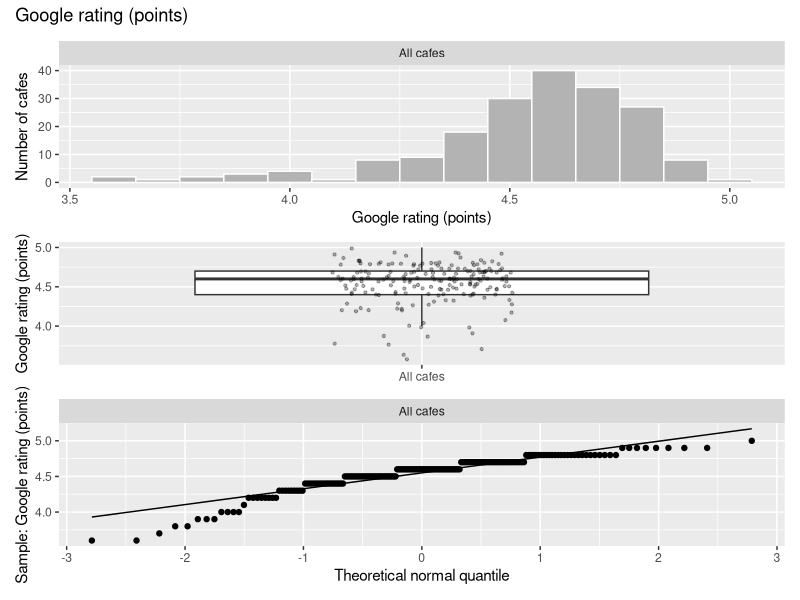
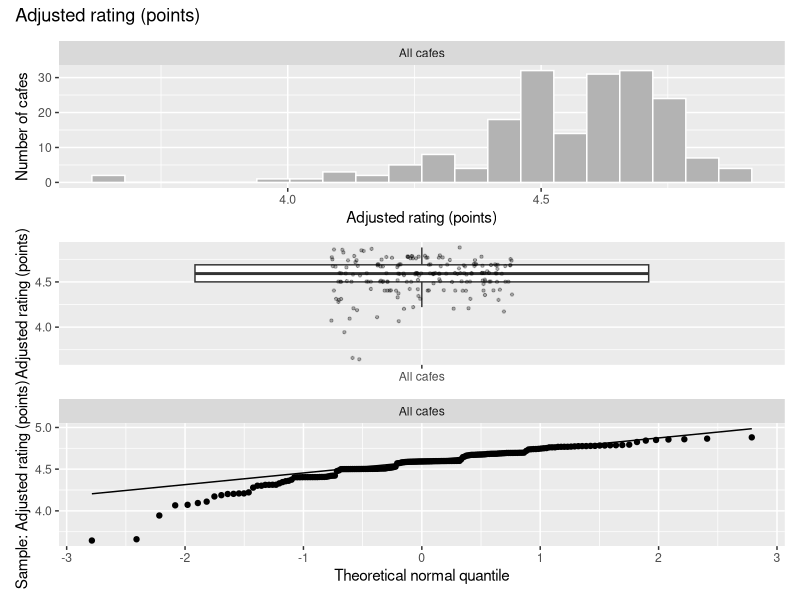
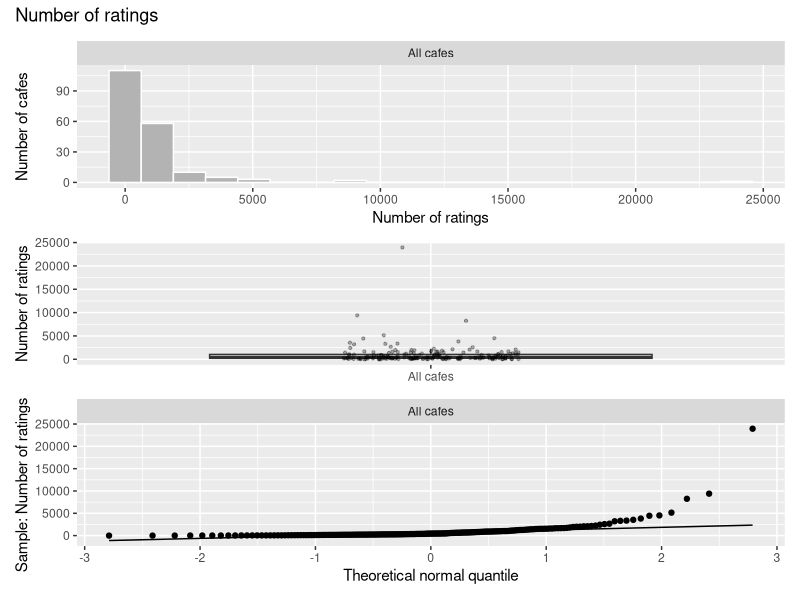
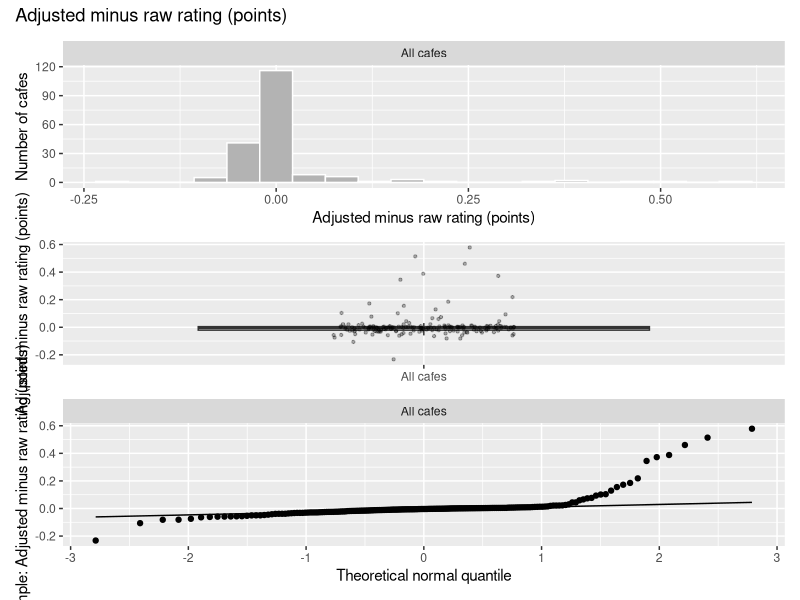
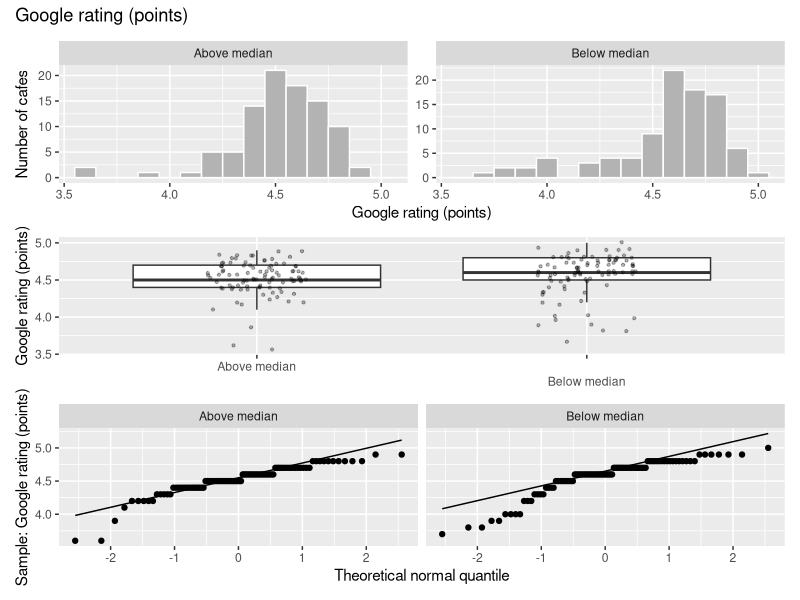
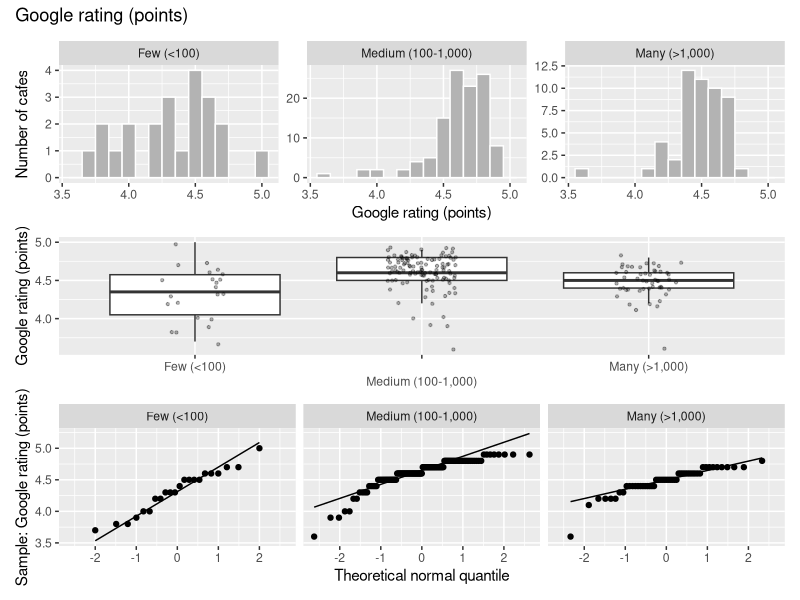
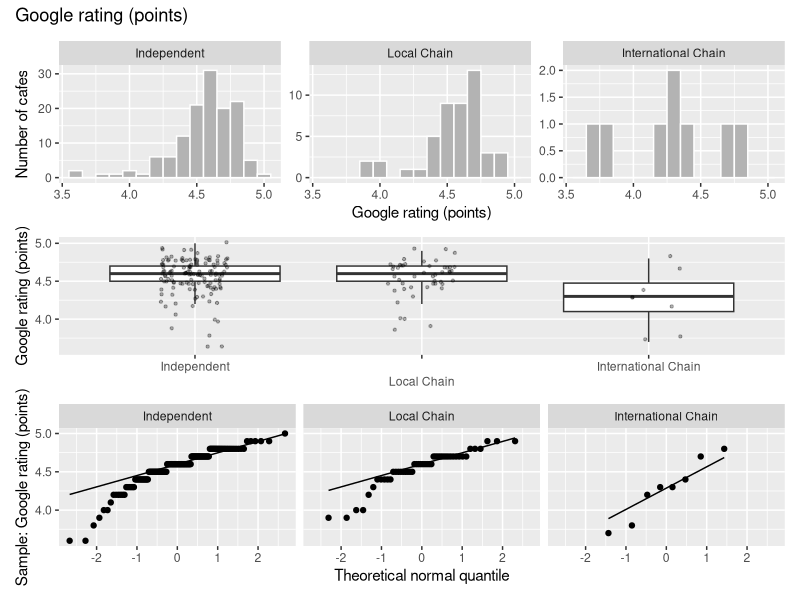
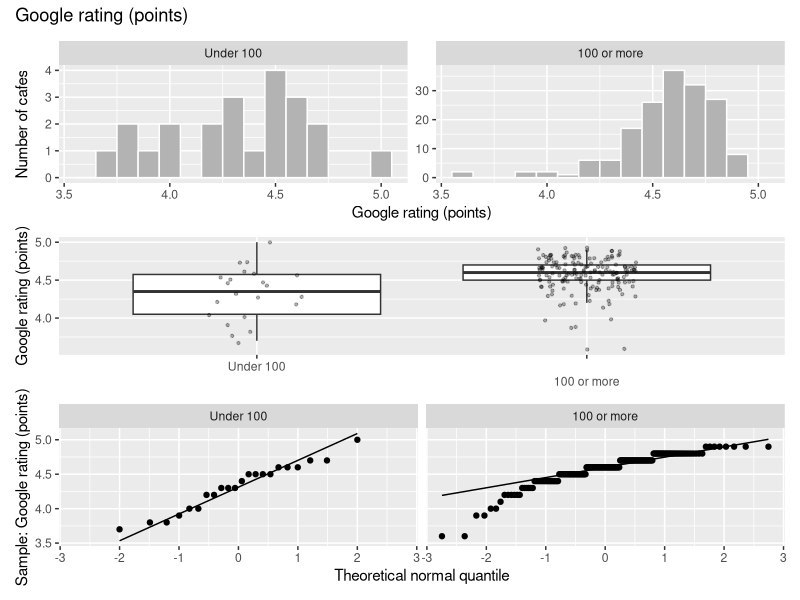

Reproduce these figures in R, in order.
# ============================================================
# 02_descriptive.R
# Reads analysis/dataset.csv and describes the variables used in A1-A10.
# Decides parametric vs non-parametric for each variable and group.
# Run from the project root (open cafe-analysis.Rproj first).
# ============================================================

library(tidyverse)

if (!requireNamespace("patchwork", quietly = TRUE)) install.packages("patchwork")
library(patchwork)

# ---- 1. Load the cleaned data ----
dat <- read_csv("analysis/dataset.csv", show_col_types = FALSE) %>%
  mutate(
    cafe_type = factor(cafe_type,
                       levels = c("Independent", "Local Chain", "International Chain")),
    # first level = first group in R's tests: "Above median minus Below median"
    n_group_median = factor(n_group_median, levels = c("Above median", "Below median")),
    n_group_3 = factor(n_group_3,
                       levels = c("Few (<100)", "Medium (100-1,000)", "Many (>1,000)")),
    n_group_2 = factor(n_group_2, levels = c("Under 100", "100 or more")),
    diff_adj  = adj_rating - rating          # paired difference for A3
  )

glimpse(dat)

# ---- 2. Count and summarise: numeric variables, all cafes ----
num_summary <- function(x) {
  tibble(n         = sum(!is.na(x)),
         n_missing = sum(is.na(x)),
         mean      = mean(x, na.rm = TRUE),
         sd        = sd(x, na.rm = TRUE),
         median    = median(x, na.rm = TRUE),
         iqr       = IQR(x, na.rm = TRUE),
         min       = min(x, na.rm = TRUE),
         max       = max(x, na.rm = TRUE))
}

overall <- bind_rows(
  rating     = num_summary(dat$rating),
  adj_rating = num_summary(dat$adj_rating),
  n_ratings  = num_summary(dat$n_ratings),
  diff_adj   = num_summary(dat$diff_adj),
  .id = "variable"
)
print(overall, width = Inf)

# ---- 3. Numeric variables by group ----
by_group <- function(data, value, group) {
  data %>%
    filter(!is.na({{ group }}), !is.na({{ value }})) %>%
    group_by(group = {{ group }}) %>%
    summarise(n = n(), mean = mean({{ value }}), sd = sd({{ value }}),
              median = median({{ value }}), iqr = IQR({{ value }}),
              min = min({{ value }}), max = max({{ value }}),
              .groups = "drop")
}

print(by_group(dat, rating, n_group_median), width = Inf)   # A2
print(by_group(dat, rating, n_group_3),      width = Inf)   # A4
print(by_group(dat, rating, cafe_type),      width = Inf)   # A8
print(by_group(dat, rating, n_group_2),      width = Inf)   # A9
print(by_group(dat, adj_rating, n_group_2),  width = Inf)   # A9

# ---- 4. Categorical variables: counts and percentages ----
dat %>% count(top_rated) %>% mutate(pct = round(100 * n / sum(n), 1)) %>% print()
dat %>% count(n_group_median, top_rated) %>% print()          # A5

# ---- 5. Descriptive plots: histogram, boxplot and normal Q-Q plot ----
dir.create("report/figures", showWarnings = FALSE, recursive = TRUE)

desc_plots <- function(data, value, group = NULL, label, file, binwidth = NULL) {
  d <- data %>% filter(!is.na(.data[[value]]))
  if (!is.null(group)) {
    d <- d %>% filter(!is.na(.data[[group]]))
    d$g <- d[[group]]
  } else {
    d$g <- factor("All cafes")
  }
  
  p_hist <- ggplot(d, aes(x = .data[[value]])) +
    geom_histogram(binwidth = binwidth, bins = 20,
                   fill = "grey70", colour = "white") +
    facet_wrap(~ g, nrow = 1, scales = "free_y") +
    labs(x = label, y = "Number of cafes")
  
  p_box <- ggplot(d, aes(x = g, y = .data[[value]])) +
    geom_boxplot(outlier.shape = NA) +
    geom_jitter(width = 0.15, alpha = 0.3, size = 0.8) +
    scale_x_discrete(guide = guide_axis(n.dodge = 2)) +
    labs(x = NULL, y = label)
  
  p_qq <- ggplot(d, aes(sample = .data[[value]])) +
    stat_qq() + stat_qq_line() +
    facet_wrap(~ g, nrow = 1) +
    labs(x = "Theoretical normal quantile", y = paste("Sample:", label))
  
  fig <- (p_hist / p_box / p_qq) + plot_annotation(title = label)
  ggsave(file.path("report/figures", file), fig, width = 9, height = 9)
}

# All cafes
desc_plots(dat, "rating",     NULL, "Google rating (points)",        "D_rating.pdf", binwidth = 0.1)
desc_plots(dat, "adj_rating", NULL, "Adjusted rating (points)",      "D_adj_rating.pdf")
desc_plots(dat, "n_ratings",  NULL, "Number of ratings",             "D_n_ratings.pdf")
desc_plots(dat, "diff_adj",   NULL, "Adjusted minus raw rating (points)", "D_diff_adj.pdf")

# By group
desc_plots(dat, "rating", "n_group_median", "Google rating (points)", "D_rating_by_median.pdf", binwidth = 0.1)  # A2
desc_plots(dat, "rating", "n_group_3",      "Google rating (points)", "D_rating_by_n3.pdf",     binwidth = 0.1)  # A4
desc_plots(dat, "rating", "cafe_type",      "Google rating (points)", "D_rating_by_type.pdf",   binwidth = 0.1)  # A8
desc_plots(dat, "rating", "n_group_2",      "Google rating (points)", "D_rating_by_n2.pdf",     binwidth = 0.1)  # A9
desc_plots(dat, "adj_rating", "n_group_2",  "Adjusted rating (points)", "D_adj_rating_by_n2.pdf")                # A9

# ---- 6. Normality numbers and the central limit theorem ----
group_levels <- c("All cafes", "Above median", "Below median",
                  "Few (<100)", "Medium (100-1,000)", "Many (>1,000)",
                  "Independent", "Local Chain", "International Chain",
                  "Under 100", "100 or more")

long <- bind_rows(
  dat %>% transmute(set = "Rating",                            group = "All cafes",                  value = rating),
  dat %>% transmute(set = "Adjusted rating",                   group = "All cafes",                  value = adj_rating),
  dat %>% transmute(set = "Number of ratings",                 group = "All cafes",                  value = n_ratings),
  dat %>% transmute(set = "Adjusted minus raw (A3)",           group = "All cafes",                  value = diff_adj),
  dat %>% transmute(set = "Rating by median split (A2)",       group = as.character(n_group_median), value = rating),
  dat %>% transmute(set = "Rating by ratings group (A4)",      group = as.character(n_group_3),      value = rating),
  dat %>% transmute(set = "Rating by cafe type (A8)",          group = as.character(cafe_type),      value = rating),
  dat %>% transmute(set = "Rating by 100 split (A9)",          group = as.character(n_group_2),      value = rating),
  dat %>% transmute(set = "Adjusted rating by 100 split (A9)", group = as.character(n_group_2),      value = adj_rating)
) %>%
  filter(!is.na(group), !is.na(value)) %>%
  mutate(set   = factor(set, levels = unique(set)),
         group = factor(group, levels = group_levels))

# Skewness: 0 = symmetric, negative = left tail, positive = right tail
calc_skew <- function(x) {
  x <- x[!is.na(x)]
  m <- mean(x)
  mean((x - m)^3) / mean((x - m)^2)^1.5
}

# Bootstrap of the mean: 5,000 resamples, seed fixed so results are reproducible
set.seed(2026)
B <- 5000
boot_means <- function(x, B) replicate(B, mean(sample(x, length(x), replace = TRUE)))

res <- long %>%
  group_by(set, group) %>%
  summarise(n         = n(),
            skew      = calc_skew(value),
            shapiro_p = shapiro.test(value)$p.value,   # optional; does not override the plots
            boot      = list(boot_means(value, B)),
            .groups   = "drop") %>%
  mutate(skew_boot = map_dbl(boot, calc_skew),         # skewness of the bootstrapped means
         panel     = factor(paste0(set, ": ", group), levels = paste0(set, ": ", group)))

res %>%
  select(panel, n, skew, skew_boot, shapiro_p) %>%
  mutate(across(c(skew, skew_boot), ~ round(.x, 2)),
         shapiro_p = round(shapiro_p, 3)) %>%
  print(n = Inf, width = Inf)

# ---- 7. Distribution of the bootstrapped means ----
boot_long <- res %>% select(panel, boot) %>% unnest(boot)

p_bh <- ggplot(boot_long, aes(x = boot)) +
  geom_histogram(bins = 40, fill = "grey70", colour = "white") +
  facet_wrap(~ panel, scales = "free", ncol = 4, labeller = label_wrap_gen(28)) +
  labs(x = "Bootstrapped mean", y = "Count")
ggsave("report/figures/D_boot_hist.pdf", p_bh, width = 12, height = 12)

p_bq <- ggplot(boot_long, aes(sample = boot)) +
  stat_qq(size = 0.3) + stat_qq_line() +
  facet_wrap(~ panel, scales = "free", ncol = 4, labeller = label_wrap_gen(28)) +
  labs(x = "Theoretical normal quantile", y = "Bootstrapped mean")
ggsave("report/figures/D_boot_qq.pdf", p_bq, width = 12, height = 12)

# ---- 8. The descriptive table (D_table.tex) ----
# YOUR judgement from the histograms and Q-Q plots of each variable/group,
# in the same order as the printed table. Check each one against the figures.
normal_plots <- c(
  "No, left-skewed",              #  1 Rating: All cafes
  "No, left-skewed",              #  2 Adjusted rating: All cafes
  "No, strongly right-skewed",    #  3 Number of ratings: All cafes
  "No, heavy right tail",         #  4 Adjusted minus raw (A3)
  "No, left-skewed",              #  5 A2: Above median
  "No, left-skewed",              #  6 A2: Below median
  "Roughly normal",               #  7 A4: Few
  "No, left-skewed",              #  8 A4: Medium
  "No, left-skewed",              #  9 A4: Many
  "No, left-skewed",              # 10 A8: Independent
  "No, left-skewed",              # 11 A8: Local Chain
  "Cannot judge (n = 8)",         # 12 A8: International Chain
  "Roughly normal",               # 13 A9 rating: Under 100
  "No, left-skewed",              # 14 A9 rating: 100 or more
  "Roughly normal",               # 15 A9 adjusted rating: Under 100
  "No, left-skewed"               # 16 A9 adjusted rating: 100 or more
)
stopifnot(length(normal_plots) == nrow(res))

# Rule for the central limit theorem: smallest group has n >= 30 AND the
# skewness of the bootstrapped means is below 0.5 in absolute value
# (which the Q-Q plots of the bootstrapped means confirm).
tab <- res %>%
  mutate(normal_plots = normal_plots,
         clt = case_when(n < 30 ~ "No (n < 30)",
                         abs(skew_boot) < 0.5 ~ "Yes",
                         .default = "No (means skewed)"),
         conclusion = case_when(
           normal_plots == "Roughly normal" ~ "Parametric",
           clt == "Yes"                     ~ "Parametric (CLT)",
           n < 30                           ~ "Undecided (n too small)",
           .default                         = "Non-parametric"))

tab %>% select(panel, n, normal_plots, clt, conclusion) %>% print(n = Inf, width = Inf)

# Write the table as LaTeX (booktabs). The caption is added in the report source.
tex_escape <- function(x) {
  x <- str_replace_all(x, fixed("&"), "\\&")
  x <- str_replace_all(x, fixed("<"), "\\textless{}")
  x <- str_replace_all(x, fixed(">"), "\\textgreater{}")
  x
}

row_tex <- tab %>%
  transmute(line = paste(tex_escape(as.character(panel)), n,
                         sprintf("%.2f", skew), sprintf("%.2f", skew_boot),
                         tex_escape(normal_plots), tex_escape(clt),
                         tex_escape(conclusion), sep = " & ")) %>%
  pull(line)

tex <- c("\\begin{tabular}{p{5.2cm}rrrp{2.6cm}p{2.2cm}p{2.6cm}}",
         "\\toprule",
         "Variable: group & $n$ & Skew & Skew of boot. means & Normal (plots) & CLT applies & Conclusion \\\\",
         "\\midrule",
         paste0(row_tex, " \\\\"),
         "\\bottomrule",
         "\\end{tabular}")

dir.create("report/tables", showWarnings = FALSE, recursive = TRUE)
writeLines(tex, "report/tables/D_table.tex")
